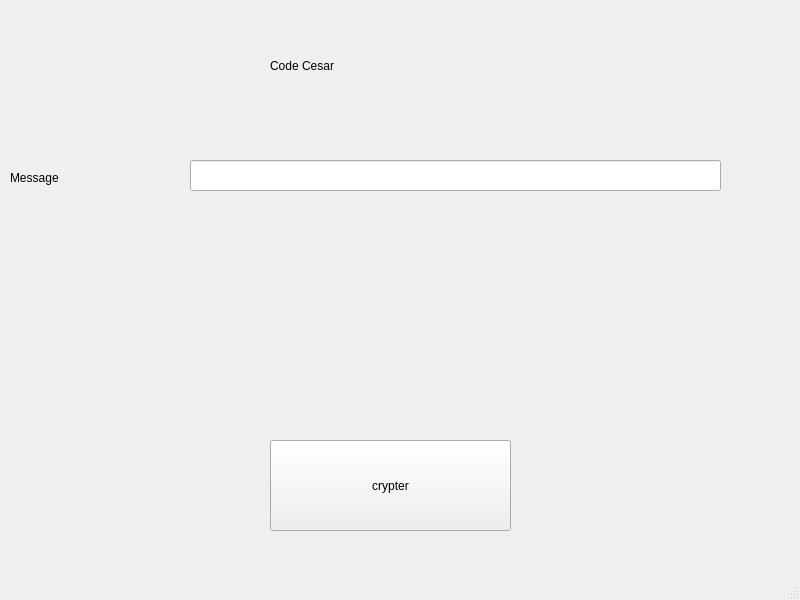
<?xml version="1.0" encoding="UTF-8"?>
<ui version="4.0">
 <class>MainWindow</class>
 <widget class="QMainWindow" name="MainWindow">
  <property name="geometry">
   <rect>
    <x>0</x>
    <y>0</y>
    <width>800</width>
    <height>600</height>
   </rect>
  </property>
  <property name="windowTitle">
   <string>MainWindow</string>
  </property>
  <widget class="QWidget" name="centralwidget">
   <widget class="QLabel" name="label">
    <property name="geometry">
     <rect>
      <x>270</x>
      <y>50</y>
      <width>241</width>
      <height>31</height>
     </rect>
    </property>
    <property name="text">
     <string>Code Cesar</string>
    </property>
   </widget>
   <widget class="QLabel" name="label_2">
    <property name="geometry">
     <rect>
      <x>10</x>
      <y>170</y>
      <width>111</width>
      <height>16</height>
     </rect>
    </property>
    <property name="text">
     <string>Message</string>
    </property>
   </widget>
   <widget class="QLabel" name="c">
    <property name="geometry">
     <rect>
      <x>210</x>
      <y>290</y>
      <width>341</width>
      <height>121</height>
     </rect>
    </property>
    <property name="text">
     <string/>
    </property>
   </widget>
   <widget class="QPushButton" name="d">
    <property name="geometry">
     <rect>
      <x>270</x>
      <y>440</y>
      <width>241</width>
      <height>91</height>
     </rect>
    </property>
    <property name="text">
     <string>crypter</string>
    </property>
   </widget>
   <widget class="QLineEdit" name="a">
    <property name="geometry">
     <rect>
      <x>190</x>
      <y>160</y>
      <width>531</width>
      <height>31</height>
     </rect>
    </property>
   </widget>
  </widget>
  <widget class="QMenuBar" name="menubar">
   <property name="geometry">
    <rect>
     <x>0</x>
     <y>0</y>
     <width>800</width>
     <height>26</height>
    </rect>
   </property>
  </widget>
  <widget class="QStatusBar" name="statusbar"/>
 </widget>
 <resources/>
 <connections/>
</ui>
